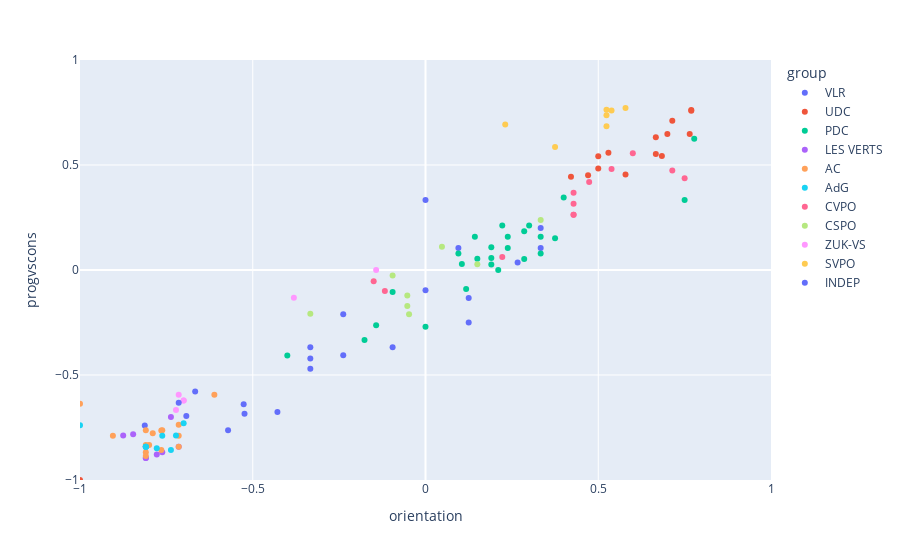

The cell this chart's notebook holds for it:
### Code cell
fig = px.scatter(counts_df, x="orientation", y="progvscons",  color='group', hover_name='name')
fig.update_xaxes(range=[-1, 1])
fig.update_yaxes(range=[-1, 1])
fig.show()

### Figure 1 — Plotly figure (JSON) as saved in the notebook; plotly's stock layout.template omitted (floating-point values rounded to 4 significant figures)
{"data": [{"hovertemplate": "<b>%{hovertext}</b><br><br>group=VLR<br>orientation=%{x}<br>progvscons=%{y}<extra></extra>", "hovertext": ["Adeline CRETTENAND", "Alain SCHÖNBETT", "Arnaud DUBOIS", "Christelle HERITIER", "Claude NANÇOZ", "Côme VUILLE", "François GENOUD", "Géraldine GIANADDA", "Jean-Pierre REY", "Mathieu CALOZ", "Mathieu SARRASIN", "Mélanie FOLLONIER", "Narcisse CRETTENAND", "Natascha FARQUET", "Nicolas CHABLAIS", "Philippe BENDER", "Pierre-Alain RAEMY", "Raymonde SCHOCH", "Romain UDRY", "Ruth STALDER", "Stéphane CLAVIEN"], "legendgroup": "VLR", "marker": {"color": "#636efa", "symbol": "circle"}, "mode": "markers", "name": "VLR", "orientation": "v", "showlegend": true, "type": "scatter", "x": [0.3333, -0.3333, -0.5714, -0.6923, 0.125, -0.3333, -0.2381, -0.8125, -0.3333, -0.09524, 0, 0.125, 0.3333, -0.5263, 0, 0.09524, -0.5238, -0.6667, 0.2667, -0.2381, -0.4286], "xaxis": "x", "y": [0.2, -0.4706, -0.7632, -0.6957, -0.1333, -0.3684, -0.4054, -0.7407, -0.4211, -0.3684, -0.09677, -0.25, 0.1053, -0.6389, 0.3333, 0.1053, -0.6842, -0.5789, 0.03571, -0.2105, -0.6757], "yaxis": "y"}, {"hovertemplate": "<b>%{hovertext}</b><br><br>group=UDC<br>orientation=%{x}<br>progvscons=%{y}<extra></extra>", "hovertext": ["Alain DUBOSSON", "Alex BONVIN", "Claudy BESSE", "Damien FUMEAUX", "Damien RABOUD", "Edmond PERRUCHOUD", "François QUENNOZ", "Gabrielle BARRAS", "Géraldine GRANGES GUENOT", "Géraldine GRANGES-GUENOT", "Jean-Baptiste UDRESSY", "Jean-Dominique CIPOLLA", "Jérôme FORMAZ", "Marc-Antoine GENOLET", "Vincent BOAND"], "legendgroup": "UDC", "marker": {"color": "#EF553B", "symbol": "circle"}, "mode": "markers", "name": "UDC", "orientation": "v", "showlegend": true, "type": "scatter", "x": [0.7692, 0.7, 0.4706, 0.6667, 0.5294, 0.7692, 0.4211, 0.5, -1, 0.5, 0.7647, 0.6667, 0.6842, 0.7143, 0.5789], "xaxis": "x", "y": [0.7619, 0.6471, 0.4516, 0.6316, 0.5588, 0.7586, 0.4444, 0.4839, -1, 0.5417, 0.6471, 0.5526, 0.5429, 0.7105, 0.4545], "yaxis": "y"}, {"hovertemplate": "<b>%{hovertext}</b><br><br>group=PDC<br>orientation=%{x}<br>progvscons=%{y}<extra></extra>", "hovertext": ["Alain LÉGER", "Bernard TROILLET", "Christine ROUX", "Damien CLERC", "Damien LUISIER", "Florence CARRON DARBELLAY", "Florent FAVRE", "Frédéric PITTELOUD", "Grégoire VANNAY", "Géraldine POUGET-ZUFFEREY", "Gérard SALAMIN", "Jean-Marc SAVIOZ", "Jenny VOEFFRAY", "Joséphine WAEBER", "Kamy MAY", "Marie ZUCHUAT", "Marius DUMOULIN", "Natacha MARET", "Nicolas BONVIN", "Nicolas METTAN", "Patricia CASAYS", "Pierre DARBELLAY", "Ralph DESSIMOZ", "Sandro FONTANA", "Sophie BORNET", "Yann RODUIT"], "legendgroup": "PDC", "marker": {"color": "#00cc96", "symbol": "circle"}, "mode": "markers", "name": "PDC", "orientation": "v", "showlegend": true, "type": "scatter", "x": [0.15, -0.1429, 0.4, 0.7778, 0.2222, 0, 0.375, 0.2381, -0.09524, 0.1905, 0.3333, 0.2857, -0.1765, 0.3, 0.1429, 0.1905, 0.2381, 0.2857, 0.3333, -0.4, 0.1176, 0.75, 0.2105, 0.09524, 0.1053, 0.1905], "xaxis": "x", "y": [0.05405, -0.2632, 0.3448, 0.625, 0.2121, -0.2703, 0.1515, 0.1579, -0.1053, 0.02632, 0.1579, 0.1842, -0.3333, 0.2121, 0.1579, 0.05714, 0.1053, 0.05263, 0.07895, -0.4074, -0.09091, 0.3333, 0, 0.07895, 0.02857, 0.1081], "yaxis": "y"}, {"hovertemplate": "<b>%{hovertext}</b><br><br>group=LES VERTS<br>orientation=%{x}<br>progvscons=%{y}<extra></extra>", "hovertext": ["Alina DARBELLAY", "Claudia GAILLARD MOREND", "Florine CARRON", "Gabrielle CORNUT-ZUFFEREY", "Georges VIONNET", "Jean-Daniel NANCHEN", "Laurence VUAGNIAUX", "Léa ROUILLER DESSIMOZ", "Sabine FOURNIER", "Vincent GÜNTHER"], "legendgroup": "LES VERTS", "marker": {"color": "#ab63fa", "symbol": "circle"}, "mode": "markers", "name": "LES VERTS", "orientation": "v", "showlegend": true, "type": "scatter", "x": [-0.8462, -0.7143, -0.7368, -0.7778, -0.8095, -0.8095, -0.7619, -0.875, -0.8095, -0.8095], "xaxis": "x", "y": [-0.7826, -0.8421, -0.7, -0.8788, -0.8421, -0.8421, -0.8684, -0.7879, -0.8947, -0.8947], "yaxis": "y"}, {"hovertemplate": "<b>%{hovertext}</b><br><br>group=AC<br>orientation=%{x}<br>progvscons=%{y}<extra></extra>", "hovertext": ["Bernard OBERHOLZER", "Blaise CRETTOL", "Cilette CRETTON", "Célina RAMSAUER", "Emilie PRAZ", "Florian EVEQUOZ", "Jacques BLANC", "Jean BONNARD", "Jean ZERMATTEN", "Jean-François LOVEY", "Johan ROCHEL", "Léonard BENDER", "Martine ROUILLER", "Pascale FUMEAUX", "Sophie DUCREY", "Vincent LUYET"], "legendgroup": "AC", "marker": {"color": "#FFA15A", "symbol": "circle"}, "mode": "markers", "name": "AC", "orientation": "v", "showlegend": true, "type": "scatter", "x": [-1, -0.8095, -0.7619, -0.7647, -0.8095, -0.9048, -0.6111, -0.8095, -0.7895, -0.8, -0.7143, -0.7143, -0.8095, -0.7647, -0.7143, -0.8095], "xaxis": "x", "y": [-0.6364, -0.8333, -0.7632, -0.7647, -0.8421, -0.7895, -0.5938, -0.7632, -0.7778, -0.8333, -0.7895, -0.7368, -0.8684, -0.8571, -0.8421, -0.8857], "yaxis": "y"}, {"hovertemplate": "<b>%{hovertext}</b><br><br>group=AdG<br>orientation=%{x}<br>progvscons=%{y}<extra></extra>", "hovertext": ["Caroline REYNARD", "Corinne DUC BONVIN", "Fabien THETAZ", "Gaël BOURGEOIS", "Janine REY-SIGGEN", "Jean-Marc DUPONT", "Lucile CURDY", "Olivier DERIVAZ", "Pierre SCHERTENLEIB"], "legendgroup": "AdG", "marker": {"color": "#19d3f3", "symbol": "circle"}, "mode": "markers", "name": "AdG", "orientation": "v", "showlegend": true, "type": "scatter", "x": [-0.7619, -0.7368, -0.7778, -1, -0.8095, -0.8095, -0.7222, -0.7, -0.8095], "xaxis": "x", "y": [-0.7895, -0.8571, -0.8485, -0.7391, -0.8421, -0.8421, -0.7879, -0.7297, -0.8421], "yaxis": "y"}, {"hovertemplate": "<b>%{hovertext}</b><br><br>group=CVPO<br>orientation=%{x}<br>progvscons=%{y}<extra></extra>", "hovertext": ["Chantal CARLEN", "Dominik KNUBEL", "Fabienne MURMANN", "Felix RUPPEN", "Lukas KALBERMATTEN", "Maria ARNOLD-ESCHER", "Martin SCHÜRCH", "Matteo ABÄCHERLI", "Michael BURGENER", "Paul BURGENER", "Rafael WELSCHEN", "Rainer MATHIER"], "legendgroup": "CVPO", "marker": {"color": "#FF6692", "symbol": "circle"}, "mode": "markers", "name": "CVPO", "orientation": "v", "showlegend": true, "type": "scatter", "x": [0.6, -0.15, 0.4286, 0.75, 0.2222, 0.4737, 0.7143, 0.4286, 0.4286, -0.1176, 0.5385, 0.4286], "xaxis": "x", "y": [0.5556, -0.05405, 0.2632, 0.4375, 0.0625, 0.4194, 0.4737, 0.3684, 0.2632, -0.1, 0.4815, 0.3158], "yaxis": "y"}, {"hovertemplate": "<b>%{hovertext}</b><br><br>group=CSPO<br>orientation=%{x}<br>progvscons=%{y}<extra></extra>", "hovertext": ["Christian ESCHER", "Danica ZURBRIGGEN LEHNER", "Flavio SCHMID", "Hermann BRUNNER", "Ida HÄFLIGER", "Kurt REGOTZ", "Leander WILLINER", "Thomas MATTER"], "legendgroup": "CSPO", "marker": {"color": "#B6E880", "symbol": "circle"}, "mode": "markers", "name": "CSPO", "orientation": "v", "showlegend": true, "type": "scatter", "x": [-0.05263, -0.3333, 0.3333, -0.09524, -0.05263, 0.04762, 0.15, -0.04762], "xaxis": "x", "y": [-0.1714, -0.2083, 0.2381, -0.02632, -0.1212, 0.1111, 0.02703, -0.2105], "yaxis": "y"}, {"hovertemplate": "<b>%{hovertext}</b><br><br>group=ZUK-VS<br>orientation=%{x}<br>progvscons=%{y}<extra></extra>", "hovertext": ["Claudia ALPIGER", "German EYER", "Madeleine KUONEN-EGGO", "Monika HOLZEGGER", "Peter BURRI", "Rahel ZIMMERMANN"], "legendgroup": "ZUK-VS", "marker": {"color": "#FF97FF", "symbol": "circle"}, "mode": "markers", "name": "ZUK-VS", "orientation": "v", "showlegend": true, "type": "scatter", "x": [-0.7, -0.7143, -0.7222, -0.381, -0.1429, -0.7], "xaxis": "x", "y": [-0.6216, -0.5946, -0.6667, -0.1316, 0, -0.6216], "yaxis": "y"}, {"hovertemplate": "<b>%{hovertext}</b><br><br>group=SVPO<br>orientation=%{x}<br>progvscons=%{y}<extra></extra>", "hovertext": ["Fabian ZURBRIGGEN", "Lukas JÄGER", "Michael KREUZER", "Peter BÄHLER", "Ralph KUMMER", "Remo SCHNYDER", "Romano AMACKER"], "legendgroup": "SVPO", "marker": {"color": "#FECB52", "symbol": "circle"}, "mode": "markers", "name": "SVPO", "orientation": "v", "showlegend": true, "type": "scatter", "x": [0.5238, 0.5385, 0.5238, 0.5789, 0.2308, 0.375, 0.5238], "xaxis": "x", "y": [0.7632, 0.76, 0.6842, 0.7714, 0.6923, 0.5862, 0.7368], "yaxis": "y"}, {"hovertemplate": "<b>%{hovertext}</b><br><br>group=INDEP<br>orientation=%{x}<br>progvscons=%{y}<extra></extra>", "hovertext": ["Gerhard SCHMID"], "legendgroup": "INDEP", "marker": {"color": "#636efa", "symbol": "circle"}, "mode": "markers", "name": "INDEP", "orientation": "v", "showlegend": true, "type": "scatter", "x": [-0.7143], "xaxis": "x", "y": [-0.6316], "yaxis": "y"}], "layout": {"legend": {"title": {"text": "group"}, "tracegroupgap": 0}, "margin": {"t": 60}, "xaxis": {"anchor": "y", "domain": [0, 1], "range": [-1, 1], "title": {"text": "orientation"}}, "yaxis": {"anchor": "x", "domain": [0, 1], "range": [-1, 1], "title": {"text": "progvscons"}}}}
